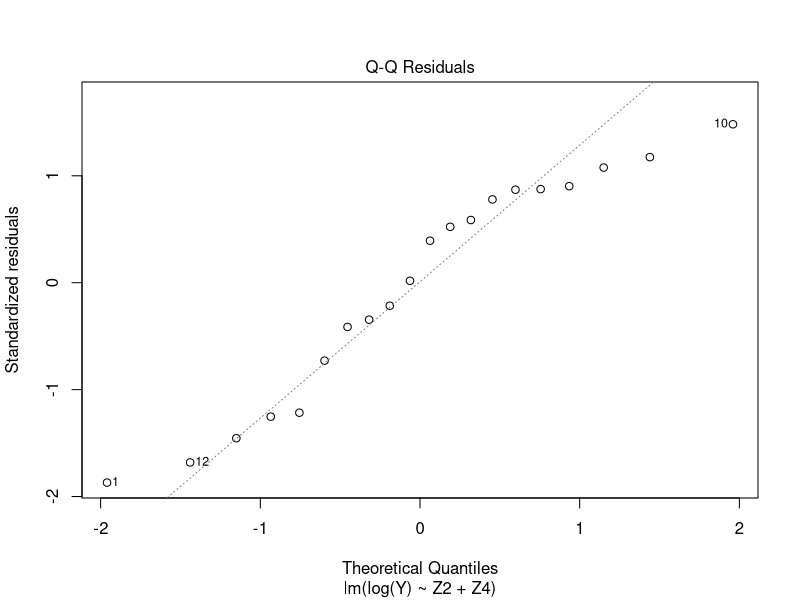

R code for this plot:
## ---- chunk 1
z <- c(10, 5, 7, 19, 11, 8)
y <- c(15, 9, 3, 25, 7, 13)
model1 <- lm(y ~ z)
# beta hat
model1$coefficients
# fitted values
model1$fitted.values
# residuals
model1$residuals
# residual sum of squares
t(model1$residuals) %*% model1$residuals
## ---- chunk 2
z <- c(-2, -1, 0, 1, 2)
y <- matrix(c(5, 3, 4, 2, 1, -3, -1, -1, 2, 3), nrow = 5)
model2 <- lm(y ~ z)
# parameters
model2$coefficients
# fitted values
model2$fitted.values
# residuals
model2$residuals
# verification
(LRS = t(y) %*% y)
(RHS = t(model2$fitted.values) %*% model2$fitted.values + t(model2$residuals) %*% model2$residuals)
## ---- chunk 3
satellite <- read.table("T7-5.DAT")
names(satellite) <- c(paste0("Z", 1:5), "Y")
model3 <- lm(log(Y) ~ ., data = satellite)
summary(model3)
## ---- chunk 4
model4 <- lm(log(Y) ~ Z2 + Z4, data = satellite)
summary(model4)
## ---- chunk 5
plot(model4, which = 2)
## ---- chunk 6
sigma = diag(c(2, 4, 4))
## ---- chunk 7
census <- read.table("T8-5.DAT")
census$V5 <- 10 * census$V5
# covariance matrix
census_cov <- cov(census)
eigen(census_cov)
# the first two component analysis
eigen(census_cov)$vectors[, 1:2]
# total proportion explained
sum(eigen(census_cov)$values[1:2]) / sum(eigen(census_cov)$values)
## ---- chunk 8
census_y1 <- t(eigen(census_cov)$vectors[, 1] %*% t(census))
census_y2 <- t(eigen(census_cov)$vectors[, 2] %*% t(census))
cor(cbind(census_y1, census_y2), census)
